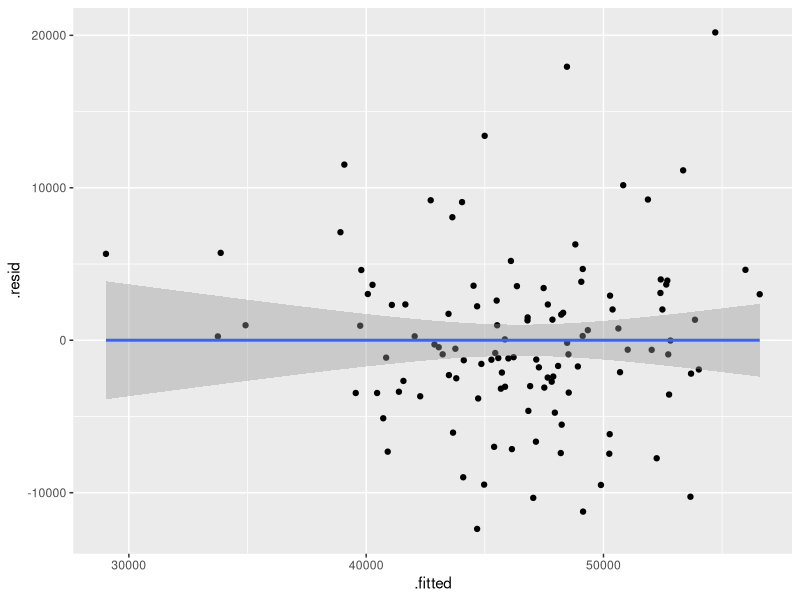

This figure's R source:
## ---- chunk 1
library(tidyverse)
library(readxl)
options(scipen = 999)
## ---- chunk 2
#read in the data for the college 
college_data <- read_xlsx(here::here("data",
                     "Data for Weeks 2-7.xlsx"), 
                      sheet = "College", 
                     range = "A1:G117",
                      n_max = 118
                      )
## ---- chunk 3
# find the mean of the cost
mean(college_data$Cost)
#find the mean of the grad
mean(college_data$Grad)

## ---- chunk 4
# Better way to do the above:
# Mean of Cost and grad
college_data %>%
  summarise(mean_cost = mean(Cost, na.rm = T),
            mean_grad = mean(Grad, na.rm = T))
## ---- chunk 5
#make the city variable: 
college_data <- college_data %>% 
  mutate(City = if_else(Location == "City", 1, 0))

college_data
## ---- chunk 6
library(broom)
# run a regression model 
lm_model <- lm(Earnings ~ Cost+Grad+Debt+City, data = college_data)
summary(lm_model)
coefs <- broom::tidy(lm_model)
coefs

## ---- chunk 7
# predict 
predict(lm_model, data.frame(Cost = 25000, Grad = 60, Debt = 80, City = 1))
## ---- chunk 8
lm_model %>%
  ggplot(aes(x = .fitted, y = .resid )) +
  geom_point()+
  geom_smooth(method = "lm")
## ---- chunk 9
#read in the data for the college 
retail_data_2 <- read_xlsx(here::here("data",
                     "Data for Weeks 2-7.xlsx"), 
                      sheet = "Retail", 
                     range = "A1:D41",
                      n_max = 44
                      )
## ---- chunk 10
retail_data_2 <- retail_data_2 %>% 
  mutate(d1 = if_else(Quarter == 1, 1,0),
         d2 = if_else(Quarter == 2, 1,0),
         d3 = if_else(Quarter == 3, 1,0))

## ---- chunk 11
retail_lm <- lm(Sales~GNP+d1+d2+d3, data = retail_data_2)
predict(retail_lm, data.frame(GNP = 18000, d1 = 0, d2= 1, d3 = 0))
